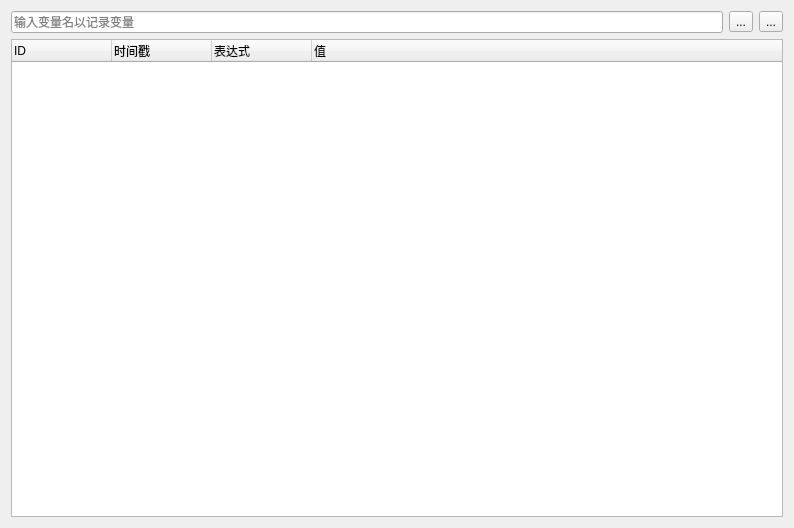
<?xml version="1.0" encoding="UTF-8"?>
<ui version="4.0">
 <class>SeerVariableLoggerBrowserWidgetForm</class>
 <widget class="QWidget" name="SeerVariableLoggerBrowserWidgetForm">
  <property name="geometry">
   <rect>
    <x>0</x>
    <y>0</y>
    <width>794</width>
    <height>528</height>
   </rect>
  </property>
  <property name="windowTitle">
   <string>Form</string>
  </property>
  <layout class="QGridLayout" name="gridLayout">
   <item row="0" column="0">
    <layout class="QHBoxLayout" name="horizontalLayout">
     <item>
      <widget class="QLineEdit" name="variableAddLineEdit">
       <property name="toolTip">
        <string>Add a variable to the loggger.</string>
       </property>
       <property name="placeholderText">
        <string>输入变量名以记录变量</string>
       </property>
       <property name="clearButtonEnabled">
        <bool>true</bool>
       </property>
      </widget>
     </item>
     <item>
      <widget class="QToolButton" name="variableDeleteToolButton">
       <property name="toolTip">
        <string>Delete selected variables.</string>
       </property>
       <property name="text">
        <string>...</string>
       </property>
       <property name="icon">
        <iconset resource="../SeeDataStructureRc.qrc">
         <normaloff>:/resources/RelaxLightIcons/list-remove.svg</normaloff>:/resources/RelaxLightIcons/list-remove.svg</iconset>
       </property>
      </widget>
     </item>
     <item>
      <widget class="QToolButton" name="variableDeleteAllToolButton">
       <property name="toolTip">
        <string>Delete all variables.</string>
       </property>
       <property name="text">
        <string>...</string>
       </property>
       <property name="icon">
        <iconset resource="../SeeDataStructureRc.qrc">
         <normaloff>:/resources/RelaxLightIcons/edit-delete.svg</normaloff>:/resources/RelaxLightIcons/edit-delete.svg</iconset>
       </property>
      </widget>
     </item>
    </layout>
   </item>
   <item row="1" column="0">
    <widget class="QTreeWidget" name="variablesTreeWidget">
     <property name="columnCount">
      <number>4</number>
     </property>
     <column>
      <property name="text">
       <string>ID</string>
      </property>
     </column>
     <column>
      <property name="text">
       <string>时间戳</string>
      </property>
     </column>
     <column>
      <property name="text">
       <string>表达式</string>
      </property>
     </column>
     <column>
      <property name="text">
       <string>值</string>
      </property>
     </column>
    </widget>
   </item>
  </layout>
 </widget>
 <resources>
  <include location="../SeeDataStructureRc.qrc"/>
 </resources>
 <connections/>
</ui>
